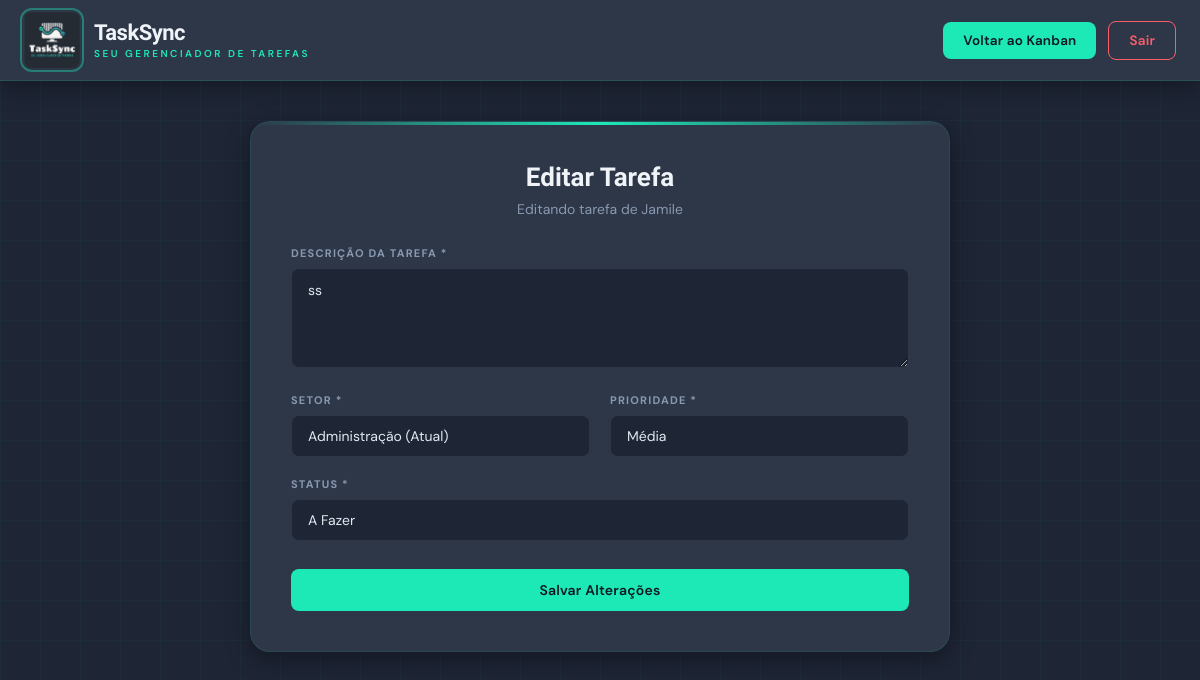
The app's page /pages/editar_tarefa.php?id=17 (signed in) with its own data.
### tables this page shows
CREATE TABLE `tarefas` (
  `id` int(11) NOT NULL,
  `usuario_id` int(11) NOT NULL,
  `descricao` text NOT NULL,
  `setor` varchar(50) NOT NULL,
  `prioridade` enum('baixa','media','alta') NOT NULL,
  `data_cadastro` timestamp NOT NULL DEFAULT current_timestamp(),
  `status` enum('a_fazer','fazendo','concluido') DEFAULT 'a_fazer'
);

CREATE TABLE `usuarios` (
  `id` int(11) NOT NULL,
  `nome` varchar(100) NOT NULL,
  `email` varchar(100) NOT NULL,
  `senha` varchar(255) NOT NULL,
  `cargo` varchar(50) NOT NULL,
  `setor` varchar(50) NOT NULL,
  `tipo` enum('admin','user') DEFAULT 'user',
  `data_cadastro` timestamp NOT NULL DEFAULT current_timestamp()
);

### pages/editar_tarefa.php (the view, shortened to what this page needs)
<?php
require_once '../conexao.php';
$id = $_GET['id'] ?? 0;
$stmt = $pdo->prepare("
    SELECT t.*, u.nome as usuario_nome
    FROM tarefas t
    JOIN usuarios u ON t.usuario_id = u.id
    WHERE t.id = ?
");
$stmt->execute([$id]);
$tarefa = $stmt->fetch();
?>
<!DOCTYPE html>
<html lang="pt-br">
<head>
    <link rel="stylesheet" href="cadastro_tarefa.css">
</head>
<body>
    <div class="navbar">
        <div class="navbar-container">
            <div class="logo">
                <img src="../assets/image/logo.jpg" alt="Logo TaskSync" class="logo-img">
                <div class="logo-text">
                    <h1>TaskSync</h1>
                    <p>SEU GERENCIADOR DE TAREFAS</p>
                </div>
            </div>
            <div class="nav-links">
                <a href="../index.php" class="nav-btn nav-btn-primary">Voltar ao Kanban</a>
                <a href="logout.php" class="nav-btn nav-btn-danger">Sair</a>
            </div>
        </div>
    </div>
    <div class="form-container" style="max-width: 700px;">
        <h2>Editar Tarefa</h2>
        <p style="text-align: center; color: #8898b0; margin-bottom: 20px;">
            Editando tarefa de <?= htmlspecialchars($tarefa['usuario_nome'] ?? $tarefa['usuario_id']) ?>
        </p>
        <form method="POST" id="formTarefa">
            <div class="form-group">
                <label>Descrição da Tarefa *</label>
                <textarea name="descricao" id="descricao" required
                          placeholder="Descreva a tarefa em detalhes..."
                          rows="3"><?= htmlspecialchars($tarefa['descricao']) ?></textarea>
            </div>
            <div class="form-row">
                <div class="form-group">
                    <label>Setor *</label>
                    <select name="setor" id="setor" required>
                        <option value="<?= $tarefa['setor'] ?>"><?= $tarefa['setor'] ?> (Atual)</option>
                    </select>
                </div>
                <div class="form-group">
                    <label>Prioridade *</label>
                    <select name="prioridade" id="prioridade" required>
                        <option value="media" <?= $tarefa['prioridade'] == 'media' ? 'selected' : '' ?>>Média</option>
                    </select>
                </div>
            </div>
            <div class="form-group">
                <label>Status *</label>
                <select name="status" required>
                    <option value="a_fazer" <?= $tarefa['status'] == 'a_fazer' ? 'selected' : '' ?>>A Fazer</option>
                </select>
            </div>
            <div class="button-group">
                <button type="submit" class="btn btn-primary">
                    Salvar Alterações
                </button>
            </div>
        </form>
    </div>
</body>
</html>

### pages/cadastro_tarefa.css (style rules this page uses)
:root { --brand-bg: #1e2535; --brand-surface: #2d3748; --brand-surface-2: #3a4560; --brand-teal: #1de9b6; --brand-teal-dim: #17c99b; --brand-teal-glow: rgba(29, 233, 182, 0.18); --brand-white: #f0f4f8; --brand-text: #e2e8f0; --brand-muted: #8898b0; --primary-color: var(--brand-teal); --primary-dark: var(--brand-teal-dim); --secondary-color: #4299e1; --secondary-dark: #2b6cb0; --danger-color: #ff5c6a; --danger-dark: #e04050; --white: #ffffff; --radius-sm: 8px; --radius-md: 14px; --radius-lg: 20px; --transition: all 0.25s ease; --shadow-sm: 0 2px 8px rgba(0,0,0,0.25); --shadow-md: 0 6px 24px rgba(0,0,0,0.4); --shadow-teal: 0 4px 18px rgba(29, 233, 182, 0.25); }
* { margin: 0; padding: 0; box-sizing: border-box; }
body { font-family: 'DM Sans', sans-serif; background: var(--brand-bg); background-image: linear-gradient(rgba(29, 233, 182, 0.03) 1px, transparent 1px), linear-gradient(90deg, rgba(29, 233, 182, 0.03) 1px, transparent 1px); background-size: 40px 40px; min-height: 100vh; color: var(--brand-text); }
.navbar { background: var(--brand-surface); border-bottom: 1px solid rgba(29, 233, 182, 0.15); box-shadow: 0 4px 24px rgba(0,0,0,0.4); position: sticky; top: 0; z-index: 1000; padding: 12px 24px; }
.navbar-container { max-width: 1300px; margin: 0 auto; display: flex; justify-content: space-between; align-items: center; gap: 24px; }
.logo { display: flex; align-items: center; gap: 14px; }
.logo-img { width: 56px; height: 56px; border-radius: var(--radius-sm); object-fit: cover; outline: 2px solid rgba(29, 233, 182, 0.4); outline-offset: 2px; }
.logo-text h1 { font-family: 'Sora', sans-serif; font-weight: 800; font-size: 22px; color: var(--brand-white); letter-spacing: -0.5px; }
.logo-text p { font-size: 10px; font-weight: 600; letter-spacing: 2.5px; color: var(--brand-teal); text-transform: uppercase; margin-top: 2px; }
.nav-links { display: flex; gap: 12px; align-items: center; }
.btn, .nav-btn { font-family: 'DM Sans', sans-serif; font-weight: 600; border: none; border-radius: var(--radius-sm); cursor: pointer; transition: var(--transition); text-decoration: none; display: inline-block; text-align: center; letter-spacing: 0.2px; }
.nav-btn { padding: 10px 20px; font-size: 13.5px; }
.btn { padding: 12px 24px; font-size: 14px; }
.btn-primary, .nav-btn-primary { background: var(--brand-teal); color: #0f1923; }
.btn-danger, .nav-btn-danger { background: transparent; color: var(--danger-color); border: 1.5px solid var(--danger-color); }
.form-container { background: var(--brand-surface); border-radius: var(--radius-lg); padding: 40px; margin: 40px auto; box-shadow: var(--shadow-md); border: 1px solid rgba(29, 233, 182, 0.1); animation: slideUp 0.45s ease; position: relative; overflow: hidden; }
.form-container::before { content: ''; position: absolute; top: 0; left: 0; right: 0; height: 3px; background: linear-gradient(90deg, transparent, var(--brand-teal), transparent); }
.form-container h2 { font-family: 'Sora', sans-serif; font-weight: 800; font-size: 26px; color: var(--brand-white); text-align: center; margin-bottom: 8px; }
.form-container > p { text-align: center; color: var(--brand-muted) !important; font-size: 14px; margin-bottom: 28px !important; }
.form-group { margin-bottom: 20px; }
.form-group label { display: block; margin-bottom: 8px; font-size: 11px; font-weight: 700; color: var(--brand-muted); text-transform: uppercase; letter-spacing: 1.2px; }
.form-group input, .form-group select, .form-group textarea { width: 100%; padding: 12px 16px; background: var(--brand-bg); border: 1.5px solid rgba(255,255,255,0.08); border-radius: var(--radius-sm); font-family: 'DM Sans', sans-serif; font-size: 14px; color: var(--brand-text); transition: var(--transition); }
.form-group textarea { resize: vertical; min-height: 100px; }
.form-row { display: flex; gap: 20px; margin-bottom: 20px; }
.form-row .form-group { flex: 1; margin-bottom: 0; }
select { cursor: pointer; appearance: none; background-repeat: no-repeat; background-position: right 14px center; background-size: 16px; }
select option { background: var(--brand-surface); color: var(--brand-text); }
.button-group { display: flex; gap: 14px; margin-top: 28px; }
.button-group .btn { flex: 1; }
::placeholder { color: var(--brand-muted); opacity: 0.6; }

### records on screen
tarefas: usuario.nome "Jamile", descricao "ss", setor "Administração (Atual)", prioridade "Média", status "A Fazer"
